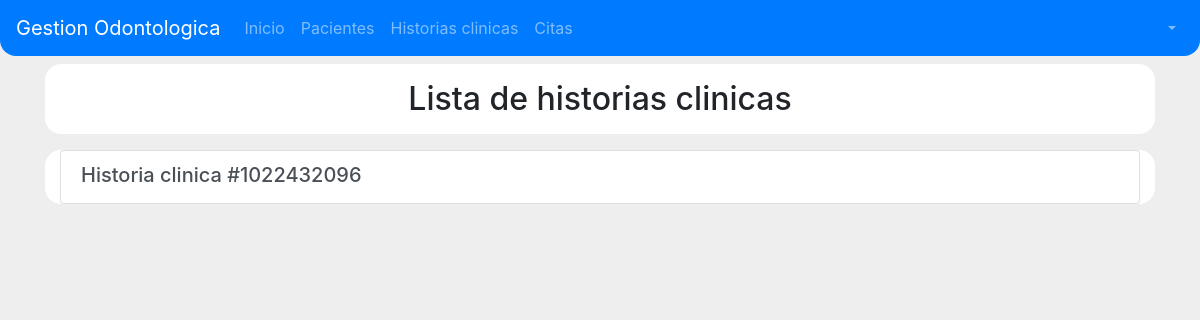
Before: /historia-clinica with the older database file.
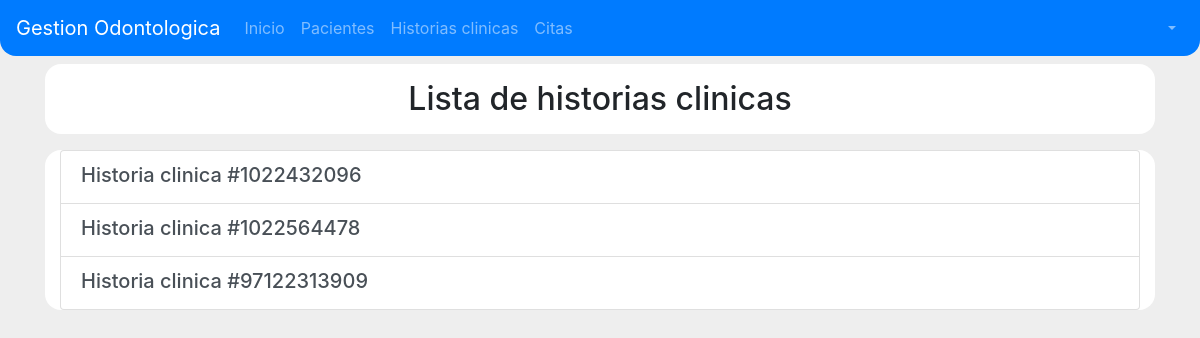
After: the same page with the newer database file.
### historiasClinicas/models.py (models this page shows, shortened)
class Cabecera(models.Model):
    numero_historia = models.CharField(primary_key=True, max_length=15)
    paciente = models.OneToOneField(Paciente)

### historiasClinicas/views.py (the view)
# urls.py: url(r'^historia-clinica$', HistoriaClinicaListView.as_view(), name='listar_historias'),
class HistoriaClinicaListView(ListView):
    model = Cabecera

### templates/historiasClinicas/cabecera_list.html
{% extends 'base.html' %}
{% load staticfiles %}
{% block style_content %}
    <link rel="stylesheet" href="{% static 'css/PacientesLista.css' %}">
    <link rel="stylesheet" href="{% static 'css/PacienteRegistro.css' %}">
{% endblock style_content %}
{% block content %}
<section id="section-container">
    <div class="container">
        <div class="row fila">
            <div class="col-12 text-center pt-3 pb-2">
                <h2>Lista de historias clinicas</h2>
            </div>
        </div>
        <div class="row fila">
            <div class="col-12">
                <div class="list-group">
                    {% for cabecera in object_list%}
                    <a href="{% url 'historias_clinicas:historia_paciente' pk=cabecera.numero_historia %}" class="list-group-item list-group-item-action flex-column">
                        <div class="d-flex w-100 text-center">
                            <h5 class="mb-1">Historia clinica #{{ cabecera.numero_historia }}</h5>
                        </div>
                    </a>
                    {% endfor %}
                </div>
            </div>
        </div>
    </div>
</section>
{% endblock content %}

Changed rows visible on the page:
added Cabecera: numero_historia "1022564478"
added Cabecera: numero_historia "97122313909"
